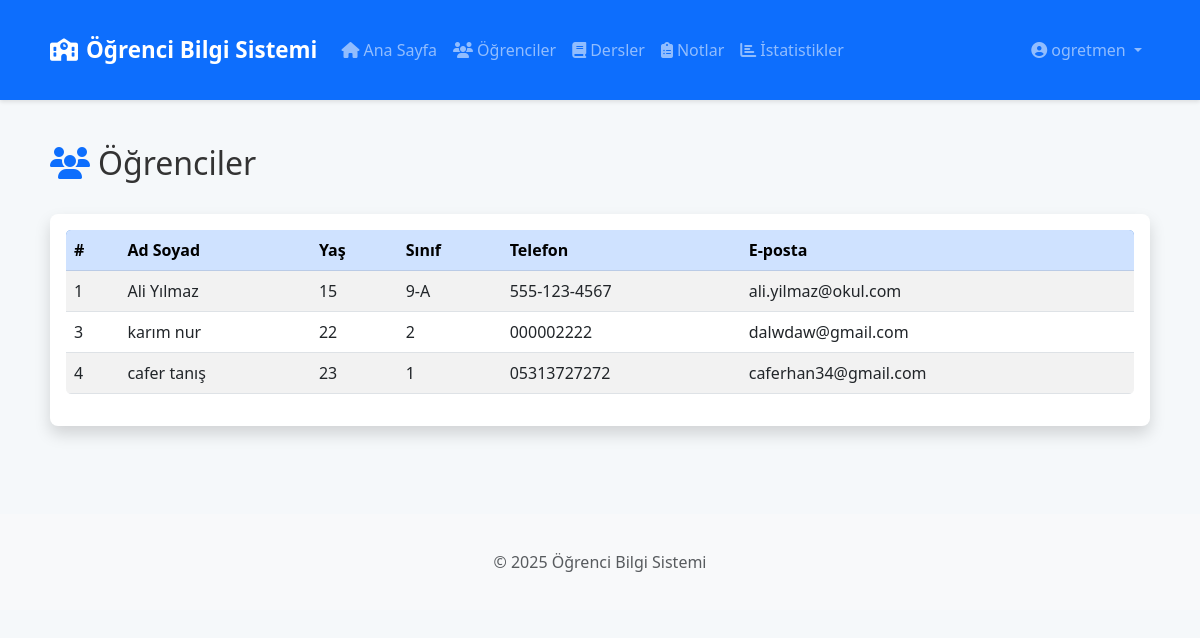
Page /ogrenciler (signed in) on the committed database.
### app.py (models this page shows)
class Ogrenci(db.Model):
    id = db.Column(db.Integer, primary_key=True)
    ad = db.Column(db.String(50), nullable=False)
    soyad = db.Column(db.String(50), nullable=False)
    yas = db.Column(db.Integer)
    sinif = db.Column(db.String(10))
    telefon = db.Column(db.String(15))
    email = db.Column(db.String(100))
    kullanici_id = db.Column(db.Integer, db.ForeignKey('kullanici.id'))
    notlar = db.relationship('Not', backref='ogrenci', lazy=True)

### app.py (the view)
@app.route('/ogrenciler')
@login_required(roles=['yonetici', 'ogretmen'])
def ogrenciler():
    ogrenciler = Ogrenci.query.all()
    return render_template('ogrenciler.html', ogrenciler=ogrenciler)

### app.py (called while the page is built)
def login_required(roles=None):
    def decorator(f):
        @wraps(f)
        def decorated_function(*args, **kwargs):
            if 'kullanici_id' not in session:
                flash('Bu sayfaya erişmek için giriş yapmalısınız', 'danger')
                return redirect(url_for('giris'))
            if roles and session['rol'] not in roles:
                flash('Bu sayfaya erişim yetkiniz yok', 'danger')
                return redirect(url_for('anasayfa'))
            return f(*args, **kwargs)
        return decorated_function
    return decorator

### templates/ogrenciler.html (shortened to what this page needs)
{% extends 'base.html' %}
{% block content %}
<div class="d-flex justify-content-between align-items-center mb-4">
    <h2><i class="fas fa-users text-primary me-2"></i>Öğrenciler</h2>
</div>
<div class="card shadow">
    <div class="card-body">
        <div class="table-responsive">
            <table class="table table-striped table-hover">
                <thead class="table-primary">
                    <tr>
                        <th>#</th>
                        <th>Ad Soyad</th>
                        <th>Yaş</th>
                        <th>Sınıf</th>
                        <th>Telefon</th>
                        <th>E-posta</th>
                    </tr>
                </thead>
                <tbody>
                    {% for ogrenci in ogrenciler %}
                    <tr>
                        <td>{{ ogrenci.id }}</td>
                        <td>{{ ogrenci.ad }} {{ ogrenci.soyad }}</td>
                        <td>{{ ogrenci.yas }}</td>
                        <td>{{ ogrenci.sinif }}</td>
                        <td>{{ ogrenci.telefon }}</td>
                        <td>{{ ogrenci.email }}</td>
                    </tr>
                    {% else %}
                    <tr>
                        <td colspan="7" class="text-center">Henüz kayıtlı öğrenci bulunmamaktadır.</td>
                    </tr>
                    {% endfor %}
                </tbody>
            </table>
        </div>
    </div>
</div>
{% endblock %}

### static/css/style.css (style rules this page uses)
body { font-family: 'Segoe UI', Tahoma, Geneva, Verdana, sans-serif; background-color: #f5f8fa; color: #333; }
.card { border-radius: 8px; box-shadow: 0 4px 6px rgba(0, 0, 0, 0.1); margin-bottom: 20px; border: none; }
.table { border-radius: 5px; overflow: hidden; }
.table thead { background-color: #4a89dc; color: white; }
.table-striped tbody tr:nth-of-type(odd) { background-color: rgba(0, 0, 0, 0.02); }

### rows in the picture
Ogrenci: id "1", ad "Ali", soyad "Yılmaz", yas "15", sinif "9-A", telefon "555-123-4567", email "ali.yilmaz@okul.com"
Ogrenci: id "3", ad "karım", soyad "nur", yas "22", sinif "2", telefon "000002222", email "dalwdaw@gmail.com"
Ogrenci: id "4", ad "cafer", soyad "tanış", yas "23", sinif "1", telefon "05313727272", email "caferhan34@gmail.com"

### other values in the picture
{{ session.get('kullanici_adi') }} "ogretmen"
